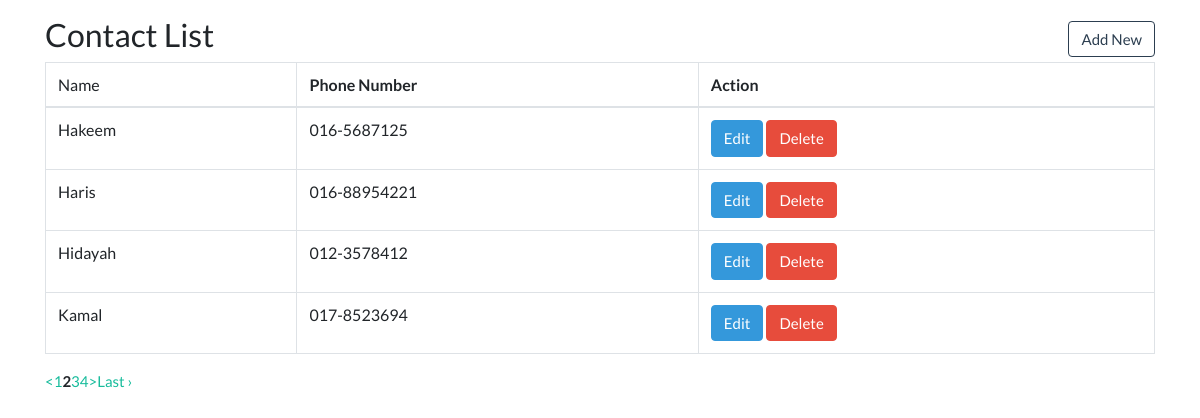
/contacts/index/4, run on the app's committed database.
### tables this page shows
CREATE TABLE `contactlist` (
  `name` varchar(25) NOT NULL,
  `phoneNumber` varchar(15) NOT NULL
);

### application/controllers/contacts.php (called while the page is built, shortened)
<?php
class contacts extends CI_Controller{
  function __construct(){
    $this->load->model('contacts_m','m');
  }
  function index($page=0){
    $this->load->library('pagination');
    $limit_per_page = 4;
    $offset = $page;
    $data['contacts'] = $this->m->getContacts($limit_per_page, $offset);
    $this->load->view('layouts/header');
    $this->load->view('contacts/index', $data);
    $this->load->view('layouts/footer');
  }
}
?>

### index.php (called while the page is built, shortened)
<?php
require_once BASEPATH.'core/CodeIgniter.php';

### application/models/contacts_m.php (called while the page is built, shortened)
<?php
class contacts_m extends CI_MODEL{
  public function getContacts($limit_per_page, $offset){
    $this->db->limit($limit_per_page);
    $this->db->offset($offset);
    $output = $this->db->get('contactlist');
    if($output->num_rows() > 0){
      return $output->result();
    }
    else{
      return false;
    }
  }
}
 ?>

### application/views/contacts/index.php (the view, shortened to what this page needs)
  <h3>Contact List</h3>
  <a href="<?php echo base_url('contacts/add'); ?>" class="btn btn-outline-primary">Add New</a>
  <table class="table table-bordered">
    <thead>
      <tr>
        <td>Name</td>
        <th>Phone Number</th>
        <th>Action</th>
      </tr>
    </thead>
    <tbody>
    <?php
      if($contacts){
        foreach ($contacts as $contact) {
    ?>
      <tr>
        <td><?php echo $contact->name; ?></td>
        <td><?php echo $contact->phoneNumber; ?></td>
        <td>
          <a href="<?php echo base_url('contacts/edit/'.$contact->name); ?>" class="btn btn-info">Edit</a>
          <a href="<?php echo base_url('contacts/delete/'.$contact->name); ?>" class="btn btn-danger" onclick="return confirm('Are you sure to delete this contact?');">Delete</a>
        </td>
      </tr>
    <?php
        }
      }
    ?>
    </tbody>
  </table>
  <p>
  <?php echo $this->pagination->create_links();?>
  </p>
</div>

### data on the page
contactlist: name "Hakeem", phoneNumber "016-5687125"
contactlist: name "Haris", phoneNumber "016-88954221"
contactlist: name "Hidayah", phoneNumber "012-3578412"
contactlist: name "Kamal", phoneNumber "017-8523694"

### other printed values
$this->pagination->create_links() "< 1 2 3 4 > Last ›"
